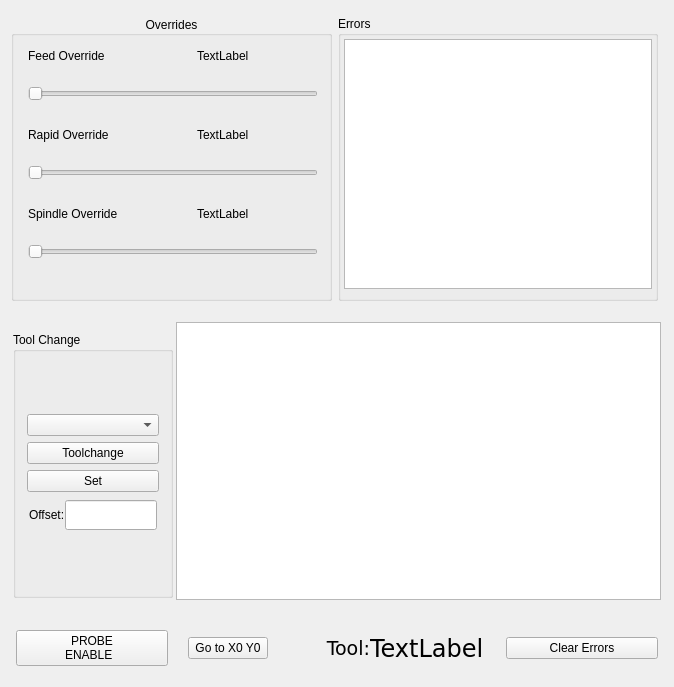
        <widget class="QWidget" name="tab">
         <attribute name="title">
          <string>Main</string>
         </attribute>
         <layout class="QVBoxLayout" name="verticalLayout_5">
          <item>
           <layout class="QHBoxLayout" name="horizontalLayout_4" stretch="0,0">
            <property name="leftMargin">
             <number>0</number>
            </property>
            <property name="topMargin">
             <number>5</number>
            </property>
            <property name="rightMargin">
             <number>5</number>
            </property>
            <property name="bottomMargin">
             <number>5</number>
            </property>
            <item>
             <widget class="QGroupBox" name="groupBox_4">
              <property name="sizePolicy">
               <sizepolicy hsizetype="Preferred" vsizetype="Preferred">
                <horstretch>1</horstretch>
                <verstretch>0</verstretch>
               </sizepolicy>
              </property>
              <property name="minimumSize">
               <size>
                <width>225</width>
                <height>275</height>
               </size>
              </property>
              <property name="title">
               <string>Overrides</string>
              </property>
              <property name="alignment">
               <set>Qt::AlignCenter</set>
              </property>
              <layout class="QVBoxLayout" name="verticalLayout_6" stretch="1,2,1,2,1,2">
               <property name="spacing">
                <number>2</number>
               </property>
               <property name="leftMargin">
                <number>9</number>
               </property>
               <property name="topMargin">
                <number>2</number>
               </property>
               <property name="bottomMargin">
                <number>25</number>
               </property>
               <item>
                <layout class="QHBoxLayout" name="horizontalLayout_8">
                 <property name="spacing">
                  <number>50</number>
                 </property>
                 <property name="leftMargin">
                  <number>5</number>
                 </property>
                 <property name="topMargin">
                  <number>5</number>
                 </property>
                 <property name="rightMargin">
                  <number>5</number>
                 </property>
                 <property name="bottomMargin">
                  <number>2</number>
                 </property>
                 <item>
                  <widget class="QLabel" name="label_30">
                   <property name="minimumSize">
                    <size>
                     <width>0</width>
                     <height>25</height>
                    </size>
                   </property>
                   <property name="text">
                    <string>Feed Override</string>
                   </property>
                  </widget>
                 </item>
                 <item>
                  <widget class="QLabel" name="feed_override_lb">
                   <property name="text">
                    <string>TextLabel</string>
                   </property>
                  </widget>
                 </item>
                </layout>
               </item>
               <item>
                <layout class="QHBoxLayout" name="horizontalLayout_9">
                 <property name="leftMargin">
                  <number>5</number>
                 </property>
                 <property name="topMargin">
                  <number>5</number>
                 </property>
                 <property name="rightMargin">
                  <number>2</number>
                 </property>
                 <property name="bottomMargin">
                  <number>5</number>
                 </property>
                 <item>
                  <widget class="QSlider" name="feed_override_sl">
                   <property name="maximumSize">
                    <size>
                     <width>16777215</width>
                     <height>100</height>
                    </size>
                   </property>
                   <property name="orientation">
                    <enum>Qt::Horizontal</enum>
                   </property>
                   <property name="tickPosition">
                    <enum>QSlider::NoTicks</enum>
                   </property>
                   <property name="tickInterval">
                    <number>0</number>
                   </property>
                  </widget>
                 </item>
                </layout>
               </item>
               <item>
                <layout class="QHBoxLayout" name="horizontalLayout_14">
                 <property name="spacing">
                  <number>50</number>
                 </property>
                 <property name="leftMargin">
                  <number>5</number>
                 </property>
                 <property name="topMargin">
                  <number>5</number>
                 </property>
                 <property name="rightMargin">
                  <number>5</number>
                 </property>
                 <property name="bottomMargin">
                  <number>2</number>
                 </property>
                 <item>
                  <widget class="QLabel" name="label_24">
                   <property name="minimumSize">
                    <size>
                     <width>0</width>
                     <height>25</height>
                    </size>
                   </property>
                   <property name="text">
                    <string>Rapid Override</string>
                   </property>
                  </widget>
                 </item>
                 <item>
                  <widget class="QLabel" name="rapid_override_lb">
                   <property name="text">
                    <string>TextLabel</string>
                   </property>
                  </widget>
                 </item>
                </layout>
               </item>
               <item>
                <layout class="QHBoxLayout" name="horizontalLayout_10">
                 <property name="leftMargin">
                  <number>5</number>
                 </property>
                 <property name="topMargin">
                  <number>5</number>
                 </property>
                 <property name="rightMargin">
                  <number>2</number>
                 </property>
                 <property name="bottomMargin">
                  <number>5</number>
                 </property>
                 <item>
                  <widget class="QSlider" name="rapid_override_sl">
                   <property name="maximumSize">
                    <size>
                     <width>16777215</width>
                     <height>100</height>
                    </size>
                   </property>
                   <property name="orientation">
                    <enum>Qt::Horizontal</enum>
                   </property>
                  </widget>
                 </item>
                </layout>
               </item>
               <item>
                <layout class="QHBoxLayout" name="horizontalLayout_16">
                 <property name="spacing">
                  <number>50</number>
                 </property>
                 <property name="leftMargin">
                  <number>5</number>
                 </property>
                 <property name="topMargin">
                  <number>5</number>
                 </property>
                 <property name="rightMargin">
                  <number>5</number>
                 </property>
                 <property name="bottomMargin">
                  <number>2</number>
                 </property>
                 <item>
                  <widget class="QLabel" name="label_31">
                   <property name="minimumSize">
                    <size>
                     <width>0</width>
                     <height>25</height>
                    </size>
                   </property>
                   <property name="text">
                    <string>Spindle Override</string>
                   </property>
                  </widget>
                 </item>
                 <item>
                  <widget class="QLabel" name="spindle_override_0_lb">
                   <property name="text">
                    <string>TextLabel</string>
                   </property>
                  </widget>
                 </item>
                </layout>
               </item>
               <item>
                <layout class="QHBoxLayout" name="horizontalLayout_15">
                 <property name="leftMargin">
                  <number>5</number>
                 </property>
                 <property name="topMargin">
                  <number>5</number>
                 </property>
                 <property name="rightMargin">
                  <number>2</number>
                 </property>
                 <property name="bottomMargin">
                  <number>5</number>
                 </property>
                 <item>
                  <widget class="QSlider" name="spindle_override_sl">
                   <property name="maximumSize">
                    <size>
                     <width>16777215</width>
                     <height>100</height>
                    </size>
                   </property>
                   <property name="orientation">
                    <enum>Qt::Horizontal</enum>
                   </property>
                  </widget>
                 </item>
                </layout>
               </item>
              </layout>
             </widget>
            </item>
            <item>
             <widget class="QGroupBox" name="groupBox_2">
              <property name="sizePolicy">
               <sizepolicy hsizetype="Preferred" vsizetype="Preferred">
                <horstretch>1</horstretch>
                <verstretch>0</verstretch>
               </sizepolicy>
              </property>
              <property name="minimumSize">
               <size>
                <width>290</width>
                <height>275</height>
               </size>
              </property>
              <property name="title">
               <string>Errors</string>
              </property>
              <layout class="QVBoxLayout" name="verticalLayout_7">
               <property name="spacing">
                <number>2</number>
               </property>
               <property name="leftMargin">
                <number>3</number>
               </property>
               <property name="topMargin">
                <number>3</number>
               </property>
               <property name="rightMargin">
                <number>3</number>
               </property>
               <item>
                <widget class="QPlainTextEdit" name="errors_pte">
                 <property name="minimumSize">
                  <size>
                   <width>275</width>
                   <height>250</height>
                  </size>
                 </property>
                </widget>
               </item>
              </layout>
             </widget>
            </item>
           </layout>
          </item>
          <item>
           <layout class="QHBoxLayout" name="horizontalLayout_6">
            <property name="spacing">
             <number>1</number>
            </property>
            <property name="leftMargin">
             <number>0</number>
            </property>
            <property name="topMargin">
             <number>10</number>
            </property>
            <property name="rightMargin">
             <number>2</number>
            </property>
            <property name="bottomMargin">
             <number>5</number>
            </property>
            <item>
             <layout class="QHBoxLayout" name="horizontalLayout_49">
              <property name="spacing">
               <number>2</number>
              </property>
              <property name="leftMargin">
               <number>2</number>
              </property>
              <property name="topMargin">
               <number>10</number>
              </property>
              <property name="rightMargin">
               <number>2</number>
              </property>
              <property name="bottomMargin">
               <number>2</number>
              </property>
              <item>
               <widget class="QGroupBox" name="groupBox_16">
                <property name="sizePolicy">
                 <sizepolicy hsizetype="Preferred" vsizetype="Preferred">
                  <horstretch>0</horstretch>
                  <verstretch>0</verstretch>
                 </sizepolicy>
                </property>
                <property name="minimumSize">
                 <size>
                  <width>0</width>
                  <height>266</height>
                 </size>
                </property>
                <property name="maximumSize">
                 <size>
                  <width>160</width>
                  <height>16777215</height>
                 </size>
                </property>
                <property name="title">
                 <string>Tool Change</string>
                </property>
                <layout class="QVBoxLayout" name="verticalLayout_32">
                 <item>
                  <layout class="QVBoxLayout" name="verticalLayout_31">
                   <property name="leftMargin">
                    <number>2</number>
                   </property>
                   <property name="topMargin">
                    <number>2</number>
                   </property>
                   <property name="rightMargin">
                    <number>2</number>
                   </property>
                   <property name="bottomMargin">
                    <number>2</number>
                   </property>
                   <item>
                    <widget class="QComboBox" name="tool_change_cb"/>
                   </item>
                   <item>
                    <widget class="QPushButton" name="tool_change_pb">
                     <property name="toolTip">
                      <string/>
                     </property>
                     <property name="toolTipDuration">
                      <number>-1</number>
                     </property>
                     <property name="text">
                      <string>Toolchange</string>
                     </property>
                    </widget>
                   </item>
                   <item>
                    <widget class="QPushButton" name="tool_touchoff_z">
                     <property name="text">
                      <string>Set</string>
                     </property>
                    </widget>
                   </item>
                   <item>
                    <layout class="QHBoxLayout" name="horizontalLayout_48">
                     <property name="spacing">
                      <number>0</number>
                     </property>
                     <property name="leftMargin">
                      <number>2</number>
                     </property>
                     <property name="topMargin">
                      <number>2</number>
                     </property>
                     <property name="rightMargin">
                      <number>2</number>
                     </property>
                     <property name="bottomMargin">
                      <number>2</number>
                     </property>
                     <item>
                      <widget class="QLabel" name="label_77">
                       <property name="minimumSize">
                        <size>
                         <width>0</width>
                         <height>30</height>
                        </size>
                       </property>
                       <property name="text">
                        <string>Offset:</string>
                       </property>
                      </widget>
                     </item>
                     <item>
                      <widget class="QLineEdit" name="tool_touchoff_le">
                       <property name="minimumSize">
                        <size>
                         <width>0</width>
                         <height>30</height>
                        </size>
                       </property>
                      </widget>
                     </item>
                    </layout>
                   </item>
                  </layout>
                 </item>
                </layout>
               </widget>
              </item>
             </layout>
            </item>
            <item>
             <widget class="QPlainTextEdit" name="gcode_pte">
              <property name="minimumSize">
               <size>
                <width>485</width>
                <height>270</height>
               </size>
              </property>
             </widget>
            </item>
           </layout>
          </item>
          <item>
           <layout class="QHBoxLayout" name="horizontalLayout_7">
            <property name="spacing">
             <number>20</number>
            </property>
            <property name="leftMargin">
             <number>5</number>
            </property>
            <property name="topMargin">
             <number>10</number>
            </property>
            <property name="rightMargin">
             <number>5</number>
            </property>
            <property name="bottomMargin">
             <number>1</number>
            </property>
            <item>
             <widget class="QPushButton" name="probing_enable_pb">
              <property name="sizePolicy">
               <sizepolicy hsizetype="Minimum" vsizetype="Fixed">
                <horstretch>1</horstretch>
                <verstretch>0</verstretch>
               </sizepolicy>
              </property>
              <property name="toolTip">
               <string>&lt;html&gt;&lt;head/&gt;&lt;body&gt;&lt;p&gt;Enable for Probe routines - Disable this button to enable other MDI and run commands.&lt;/p&gt;&lt;/body&gt;&lt;/html&gt;</string>
              </property>
              <property name="text">
               <string>PROBE 
 ENABLE   </string>
              </property>
             </widget>
            </item>
            <item>
             <widget class="QPushButton" name="pushButton_6">
              <property name="text">
               <string>Go to X0 Y0</string>
              </property>
              <property name="function" stdset="0">
               <string>mdi</string>
              </property>
              <property name="command" stdset="0">
               <string>G0 X0 Y0</string>
              </property>
             </widget>
            </item>
            <item>
             <layout class="QHBoxLayout" name="horizontalLayout_52">
              <property name="spacing">
               <number>0</number>
              </property>
              <property name="leftMargin">
               <number>2</number>
              </property>
              <property name="topMargin">
               <number>2</number>
              </property>
              <property name="rightMargin">
               <number>2</number>
              </property>
              <property name="bottomMargin">
               <number>2</number>
              </property>
              <item>
               <widget class="QLabel" name="Label_tool">
                <property name="minimumSize">
                 <size>
                  <width>80</width>
                  <height>50</height>
                 </size>
                </property>
                <property name="font">
                 <font>
                  <family>DejaVu Sans</family>
                  <pointsize>14</pointsize>
                 </font>
                </property>
                <property name="text">
                 <string>Tool:</string>
                </property>
                <property name="alignment">
                 <set>Qt::AlignRight|Qt::AlignTrailing|Qt::AlignVCenter</set>
                </property>
               </widget>
              </item>
              <item>
               <widget class="QLabel" name="tool_in_spindle_lb">
                <property name="minimumSize">
                 <size>
                  <width>60</width>
                  <height>50</height>
                 </size>
                </property>
                <property name="font">
                 <font>
                  <family>DejaVu Sans</family>
                  <pointsize>18</pointsize>
                 </font>
                </property>
                <property name="text">
                 <string>TextLabel</string>
                </property>
               </widget>
              </item>
             </layout>
            </item>
            <item>
             <widget class="QPushButton" name="clear_errors_pb">
              <property name="sizePolicy">
               <sizepolicy hsizetype="Minimum" vsizetype="Fixed">
                <horstretch>1</horstretch>
                <verstretch>0</verstretch>
               </sizepolicy>
              </property>
              <property name="minimumSize">
               <size>
                <width>120</width>
                <height>0</height>
               </size>
              </property>
              <property name="text">
               <string>Clear Errors</string>
              </property>
             </widget>
            </item>
           </layout>
          </item>
         </layout>
        </widget>
